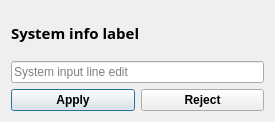
<?xml version="1.0" encoding="UTF-8"?>
<ui version="4.0">
 <class>LobbiesSubDialog</class>
 <widget class="QDialog" name="LobbiesSubDialog">
  <property name="geometry">
   <rect>
    <x>0</x>
    <y>0</y>
    <width>275</width>
    <height>122</height>
   </rect>
  </property>
  <property name="minimumSize">
   <size>
    <width>275</width>
    <height>122</height>
   </size>
  </property>
  <property name="maximumSize">
   <size>
    <width>326</width>
    <height>152</height>
   </size>
  </property>
  <property name="windowTitle">
   <string>Form</string>
  </property>
  <property name="modal">
   <bool>true</bool>
  </property>
  <layout class="QGridLayout" name="gridLayout">
   <item row="3" column="0">
    <widget class="QPushButton" name="bApply">
     <property name="font">
      <font>
       <bold>true</bold>
      </font>
     </property>
     <property name="text">
      <string>Apply</string>
     </property>
    </widget>
   </item>
   <item row="3" column="1">
    <widget class="QPushButton" name="bReject">
     <property name="font">
      <font>
       <bold>true</bold>
      </font>
     </property>
     <property name="text">
      <string>Reject</string>
     </property>
    </widget>
   </item>
   <item row="1" column="0" colspan="2">
    <widget class="QLineEdit" name="leInput">
     <property name="inputMask">
      <string/>
     </property>
     <property name="text">
      <string/>
     </property>
     <property name="maxLength">
      <number>9</number>
     </property>
     <property name="frame">
      <bool>true</bool>
     </property>
     <property name="placeholderText">
      <string>System input line edit</string>
     </property>
    </widget>
   </item>
   <item row="0" column="0" colspan="2">
    <widget class="QLabel" name="lInfoText">
     <property name="font">
      <font>
       <family>Candara</family>
       <pointsize>11</pointsize>
       <bold>true</bold>
      </font>
     </property>
     <property name="text">
      <string>System info label</string>
     </property>
    </widget>
   </item>
  </layout>
 </widget>
 <resources/>
 <connections>
  <connection>
   <sender>bApply</sender>
   <signal>clicked()</signal>
   <receiver>LobbiesSubDialog</receiver>
   <slot>accept()</slot>
   <hints>
    <hint type="sourcelabel">
     <x>71</x>
     <y>100</y>
    </hint>
    <hint type="destinationlabel">
     <x>137</x>
     <y>60</y>
    </hint>
   </hints>
  </connection>
  <connection>
   <sender>bReject</sender>
   <signal>clicked()</signal>
   <receiver>LobbiesSubDialog</receiver>
   <slot>reject()</slot>
   <hints>
    <hint type="sourcelabel">
     <x>203</x>
     <y>100</y>
    </hint>
    <hint type="destinationlabel">
     <x>137</x>
     <y>60</y>
    </hint>
   </hints>
  </connection>
 </connections>
 <slots>
  <slot>parseApply()</slot>
 </slots>
</ui>
